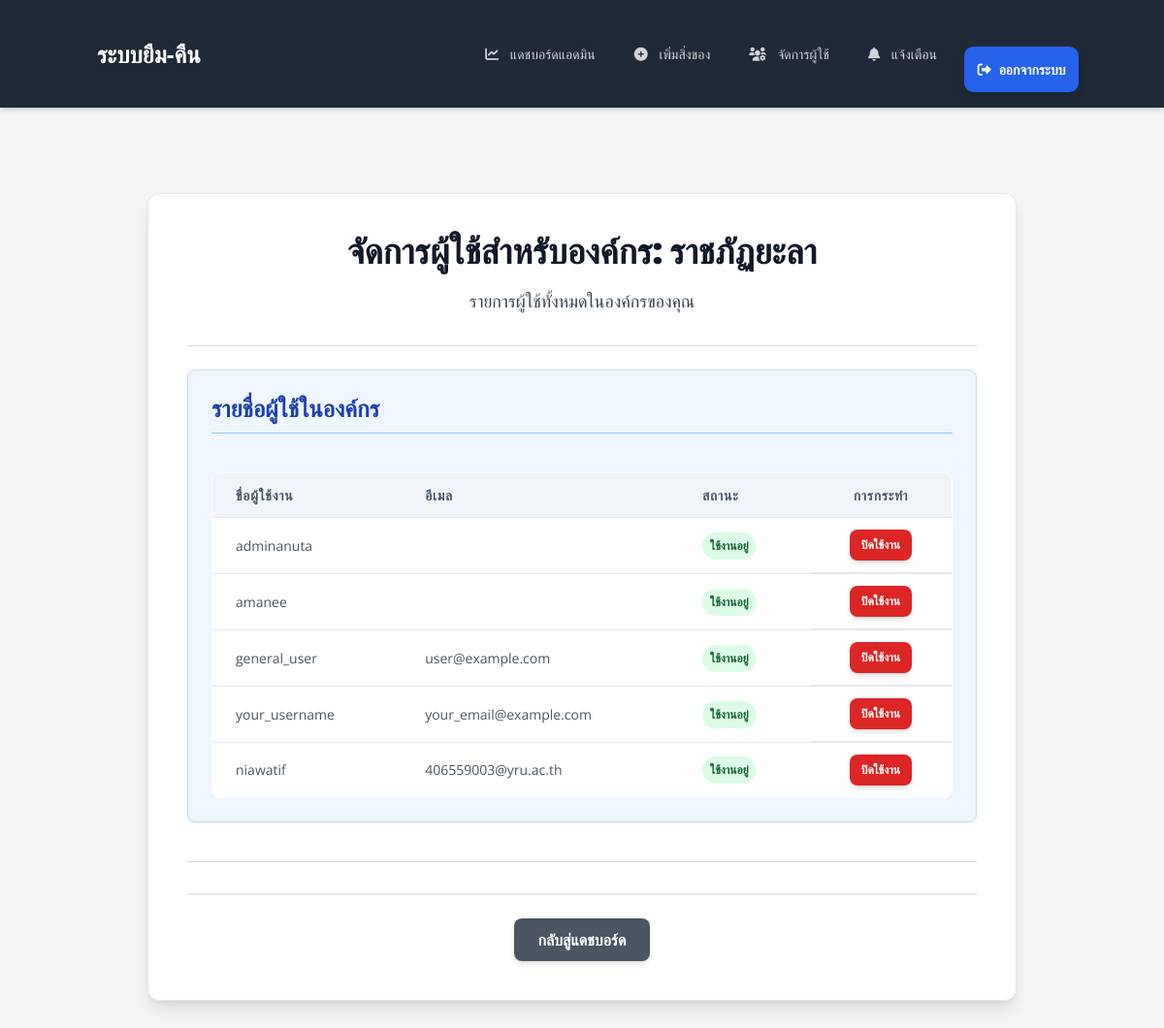
Page /manage-users/ (signed in) on the earlier database version.
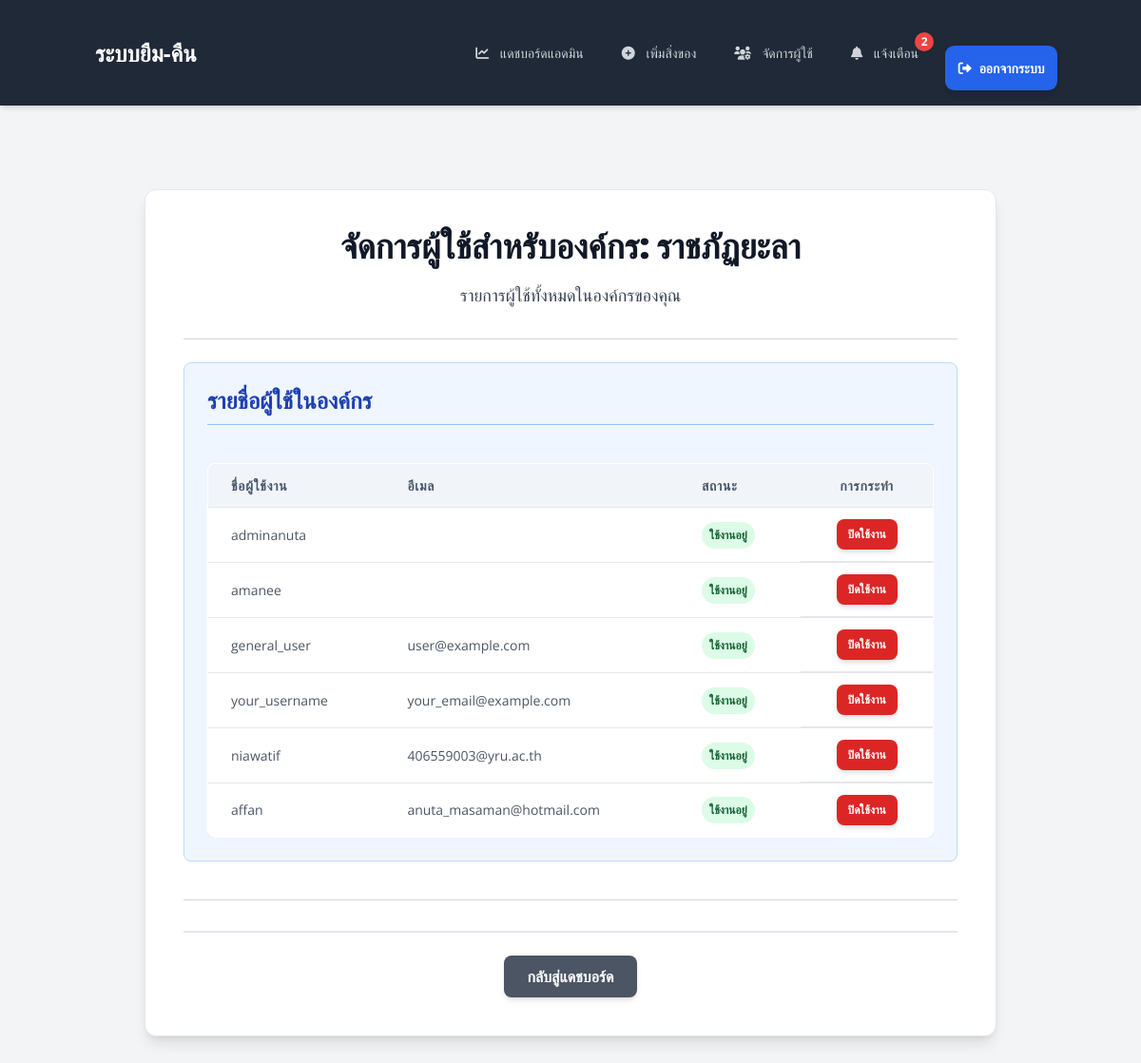
Same page on the later database version.
### users/models.py (models this page shows, shortened)
class CustomUser(AbstractUser):
    organization = models.ForeignKey(Organization, on_delete=models.SET_NULL, null=True, blank=True, verbose_name="องค์กร")
    is_org_admin = models.BooleanField(default=False, verbose_name="ผู้ดูแลองค์กร")
    is_platform_admin = models.BooleanField(default=False, verbose_name="ผู้ดูแลแพลตฟอร์ม")
    class Meta:
        verbose_name = "ผู้ใช้งาน"
        verbose_name_plural = "ผู้ใช้งาน"

### users/views.py (the view)
# urls.py: path('manage-users/', views.manage_organization_users, name='manage_organization_users'),
@login_required
def manage_organization_users(request):
    if not request.user.is_org_admin:
        messages.error(request, "คุณไม่มีสิทธิ์เข้าถึงหน้านี้")
        return redirect('dashboard')
    if not request.user.organization:
        messages.error(request, "บัญชีผู้ดูแลองค์กรของคุณยังไม่ได้ถูกผูกกับองค์กร")
        return redirect('dashboard')
    organization = request.user.organization
    organization_users = CustomUser.objects.filter(organization=organization).exclude(id=request.user.id)
    context = {
        'organization_users': organization_users,
        'organization_name': organization.name
    }
    return render(request, 'users/manage_organization_users.html', context)

### users/context_processors.py (called while the page is built)
def unread_notifications_count(request):
    if request.user.is_authenticated:
        count = Notification.objects.filter(user=request.user, is_read=False).count()
        return {'unread_notifications_count': count}
    return {'unread_notifications_count': 0} # หากผู้ใช้ยังไม่ได้ล็อกอิน ให้ส่ง 0

### users/templates/users/manage_organization_users.html (shortened to what this page needs)
{% extends 'users/base.html' %}
{% block content %}
<div class="bg-white p-6 md:p-8 lg:p-10 rounded-xl shadow-lg max-w-4xl mx-auto my-8 border border-gray-200">
    <h1 class="text-3xl md:text-4xl font-extrabold text-gray-900 mb-4 text-center">จัดการผู้ใช้สำหรับองค์กร: {{ organization_name }}</h1>
    <p class="text-gray-700 mb-8 text-center text-lg">รายการผู้ใช้ทั้งหมดในองค์กรของคุณ</p>
    <hr class="my-6 border-gray-300">
    <div class="mb-10 p-6 bg-blue-50 rounded-lg shadow-sm border border-blue-200">
        <h2 class="text-2xl font-bold text-blue-800 mb-4 border-b pb-2 border-blue-300">รายชื่อผู้ใช้ในองค์กร</h2>
        {% if organization_users %}
            <div class="overflow-x-auto">
                <table class="min-w-full bg-white rounded-lg overflow-hidden border border-gray-200">
                    <thead>
                        <tr class="bg-gray-100 text-gray-700 uppercase text-sm leading-normal">
                            <th class="py-3 px-6 text-left font-semibold">ชื่อผู้ใช้งาน</th>
                            <th class="py-3 px-6 text-left font-semibold">อีเมล</th>
                            <th class="py-3 px-6 text-left font-semibold">สถานะ</th>
                            <th class="py-3 px-6 text-center font-semibold">การกระทำ</th>
                        </tr>
                    </thead>
                    <tbody class="text-gray-700 text-sm">
                        {% for user_obj in organization_users %}
                            <tr class="border-b border-gray-200 hover:bg-gray-50 transition duration-150 ease-in-out">
                                <td class="py-3 px-6 text-left whitespace-nowrap">{{ user_obj.username }}</td>
                                <td class="py-3 px-6 text-left">{{ user_obj.email }}</td>
                                <td class="py-3 px-6 text-left">
                                    {% if user_obj.is_active %}
                                        <span class="px-2 py-1 inline-flex text-xs leading-5 font-semibold rounded-full bg-green-100 text-green-800">ใช้งานอยู่</span>
                                    {% else %}
                                        <span class="px-2 py-1 inline-flex text-xs leading-5 font-semibold rounded-full bg-red-100 text-red-800">ปิดใช้งาน</span>
                                    {% endif %}
                                </td>
                                <td class="py-3 px-6 text-center flex justify-center items-center space-x-2">
                                    {% if user_obj.is_active %}
                                        <a href="{% url 'deactivate_user' user_obj.id %}" class="bg-red-600 hover:bg-red-700 text-white text-xs font-semibold py-2 px-3 rounded-lg transition duration-300 transform hover:scale-105 shadow-md">ปิดใช้งาน</a>
                                    {% else %}
                                        <a href="{% url 'activate_user' user_obj.id %}" class="bg-green-600 hover:bg-green-700 text-white text-xs font-semibold py-2 px-3 rounded-lg transition duration-300 transform hover:scale-105 shadow-md">เปิดใช้งาน</a>
                                    {% endif %}
                                </td>
                            </tr>
                        {% endfor %}
                    </tbody>
                </table>
            </div>
        {% else %}
            <p class="text-gray-600 italic py-2">ไม่พบผู้ใช้ในองค์กรของคุณ (นอกเหนือจากตัวคุณเอง)</p>
        {% endif %}
    </div>
    <hr class="my-6 border-gray-300">
    <div class="mt-8 pt-6 border-t-2 border-gray-200 flex flex-wrap gap-4 justify-center">
        <a href="{% url 'dashboard' %}" class="bg-gray-600 hover:bg-gray-700 text-white font-semibold py-2.5 px-6 rounded-lg transition duration-300 transform hover:scale-105 shadow-md">กลับสู่แดชบอร์ด</a>
    </div>
</div>
{% endblock content %}

Differences in the rows shown:
added CustomUser: username "affan", email "anuta_masaman@hotmail.com", is_active "ใช้งานอยู่"
Other differences:
{{ unread_notifications_count }}: (not shown) → "2"
